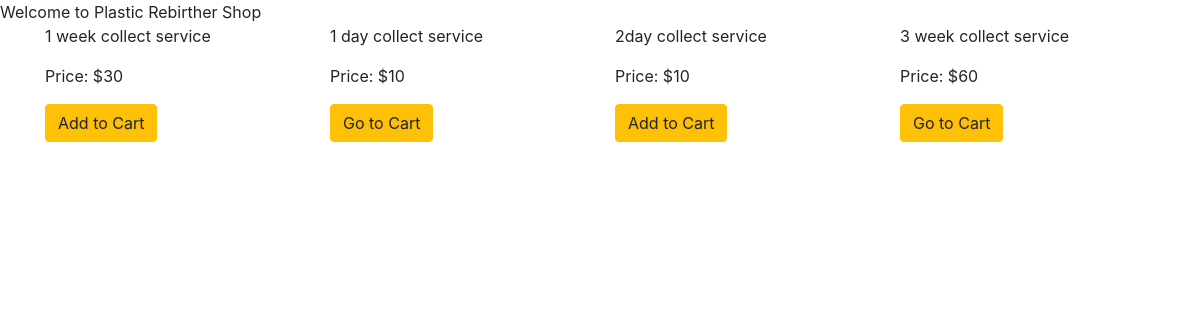
The page /products/ (signed in) on the database its author committed.
### products/models.py (models this page shows, shortened)
class Product(models.Model):
    name = models.CharField(max_length=120)
    price = models.IntegerField()

### products/views.py (the view)
# urls.py: url(r'^', product_list, name='product-list')
@login_required
def product_list(request):
    object_list = Product.objects.all()
    filtered_orders = Order.objects.filter(owner=request.user.profile, is_ordered=False)
    current_order_products = []
    if filtered_orders.exists():
    	user_order = filtered_orders[0]
    	user_order_items = user_order.items.all()
    	current_order_products = [product.product for product in user_order_items]
    context = {
        'object_list': object_list,
        'current_order_products': current_order_products
    }
    return render(request, "products/product_list.html", context)

### products/templates/products/product_list.html (shortened to what this page needs)
{% extends 'base.html' %}
{% block content %}
    <div class="row">
    {% for object in object_list %}
        <div class="col-sm-3">
            <p>{{ object.name }}</p>
            <p>Price: ${{ object.price }}</p>
            {% if object in user.profile.ebooks.all %}
            You own this
            {% elif object in current_order_products %}
            <a href="{% url 'shopping_cart:order_summary' %}" class="btn btn-warning">Go to Cart</a>
            {% else %}
            <a href="{% url 'shopping_cart:add_to_cart' object.id %}" class="btn btn-warning">Add to Cart</a>
            {% endif %}
        </div>
    {% endfor %}
    </div>
{% endblock content %}

### templates/base.html (shortened to what this page needs)
<!DOCTYPE html>
<html lang="en">
<head>
    {% load staticfiles %}
    <link rel="stylesheet" type="text/css" href="{%  static  'css/style.css'  %}">
    <link href="https://stackpath.bootstrapcdn.com/bootstrap/4.1.1/css/bootstrap.min.css" rel="stylesheet">
    <link rel="stylesheet" href="https://use.fontawesome.com/releases/v5.0.13/css/all.css">
</head>
<body>
    <div class="container">
        {% block content %}{% endblock content %}
    </div>
</body>
</html>

### static/css/style.css (style rules this page uses)
body { background-color: #F3EBF6; font-family: 'Ubuntu', sans-serif; }
a { text-shadow: 0px 0px 3px rgba(117, 117, 117, 0.12); color: #E1BEE9; padding-top: 15px; font-size: 20px; text-align: center; }

### rows shown on the page
Product: name "1 week collect service", price "30", shows "Add to Cart"
Product: name "1 day collect service", price "10", shows "Go to Cart"
Product: name "2day collect service", price "10", shows "Add to Cart"
Product: name "3 week collect service", price "60", shows "Go to Cart"
